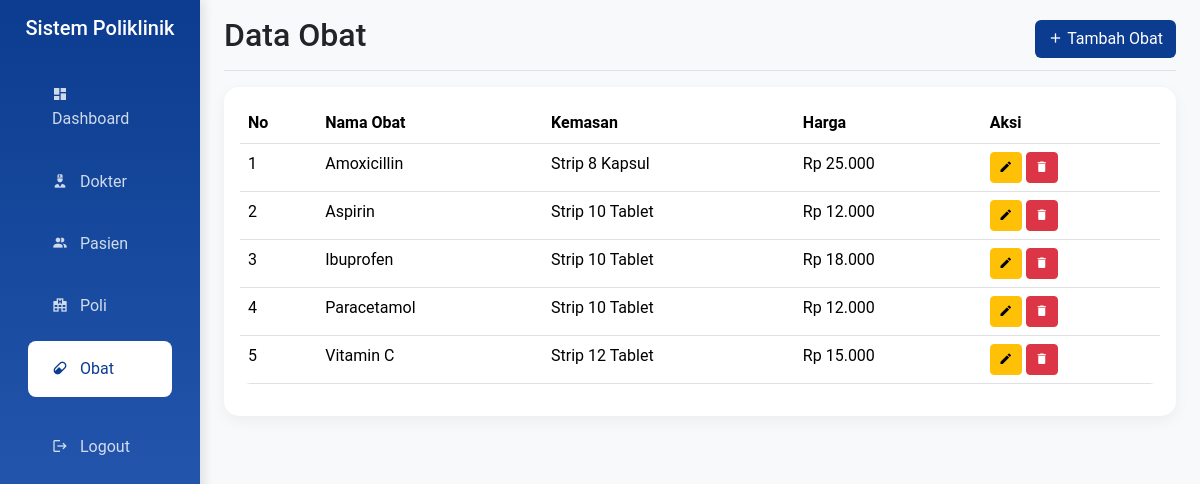
The app's page /hospital/admin/obat.php (signed in) with its own data.
### tables this page shows
CREATE TABLE IF NOT EXISTS `obat` (
  `id` int NOT NULL AUTO_INCREMENT,
  `nama_obat` varchar(50) NOT NULL,
  `kemasan` varchar(35) DEFAULT NULL,
  `harga` int unsigned DEFAULT '0',
  `deleted_at` timestamp NULL DEFAULT NULL,
  PRIMARY KEY (`id`) USING BTREE
);

### hospital/admin/obat.php (the view, shortened to what this page needs)
<?php
include '../config/koneksi.php';
$sql_obat = "SELECT * FROM obat
WHERE deleted_at IS NULL
ORDER BY nama_obat
";
$obat_result = $conn->query($sql_obat);
include 'include/header.php';
?>
<main class="col-md-9 ms-sm-auto col-lg-10 px-md-4">
    <div class="d-flex justify-content-between flex-wrap flex-md-nowrap align-items-center pt-3 pb-2 mb-3 border-bottom">
        <h1 class="h2">Data Obat</h1>
        <button class="btn btn-dark-primary" data-bs-toggle="modal" data-bs-target="#tambahObatModal">
            <i class="mdi mdi-plus"></i> Tambah Obat
        </button>
    </div>
    <div class="card">
        <div class="card-body">
            <div class="table-responsive">
                <table class="table table-hover">
                    <thead>
                        <tr>
                            <th>No</th>
                            <th>Nama Obat</th>
                            <th>Kemasan</th>
                            <th>Harga</th>
                            <th>Aksi</th>
                        </tr>
                    </thead>
                    <tbody>
                        <?php
                        $no = 1;
                        while ($obat = $obat_result->fetch_assoc()):
                        ?>
                            <tr>
                                <td><?= $no++ ?></td>
                                <td><?= htmlspecialchars($obat['nama_obat'] ?? '') ?></td>
                                <td><?= htmlspecialchars($obat['kemasan'] ?? '') ?></td>
                                <td>Rp <?= number_format($obat['harga'] ?? 0, 0, ',', '.') ?></td>
                                <td>
                                    <button class="btn btn-sm btn-warning" data-bs-toggle="modal"
                                        data-bs-target="#editObatModal<?= $obat['id'] ?>">
                                        <i class="mdi mdi-pencil"></i>
                                    </button>
                                    <a href="?hapus=<?= $obat['id'] ?>" class="btn btn-sm btn-danger"
                                        onclick="return confirm('Apakah Anda yakin ingin menghapus obat ini?')">
                                        <i class="mdi mdi-delete"></i>
                                    </a>
                                </td>
                            </tr>
                        <?php endwhile; ?>
                    </tbody>
                </table>
            </div>
        </div>
    </div>
</main>
<?php include 'include/footer.php'; ?>

### hospital/admin/include/header.php (style rules this page uses)
:root { --dark-primary: #0B3C8F; --dark-secondary: #3165BEFF; --dark-light: #5985D0FF; --gray-dark: #adb5bd; }
body { font-family: 'Roboto', sans-serif; background-color: #f8f9fa; }
.card { border: none; border-radius: 15px; box-shadow: 0 5px 15px rgba(0, 0, 0, 0.05); transition: transform 0.3s ease; }
.table { border-radius: 10px; overflow: hidden; }
.btn-dark-primary { background-color: var(--dark-primary); color: white; }
.mdi { line-height: 1; }

### records on screen
obat: nama_obat "Amoxicillin", kemasan "Strip 8 Kapsul", harga "25.000"
obat: nama_obat "Aspirin", kemasan "Strip 10 Tablet", harga "12.000"
obat: nama_obat "Ibuprofen", kemasan "Strip 10 Tablet", harga "18.000"
obat: nama_obat "Paracetamol", kemasan "Strip 10 Tablet", harga "12.000"
obat: nama_obat "Vitamin C", kemasan "Strip 12 Tablet", harga "15.000"
